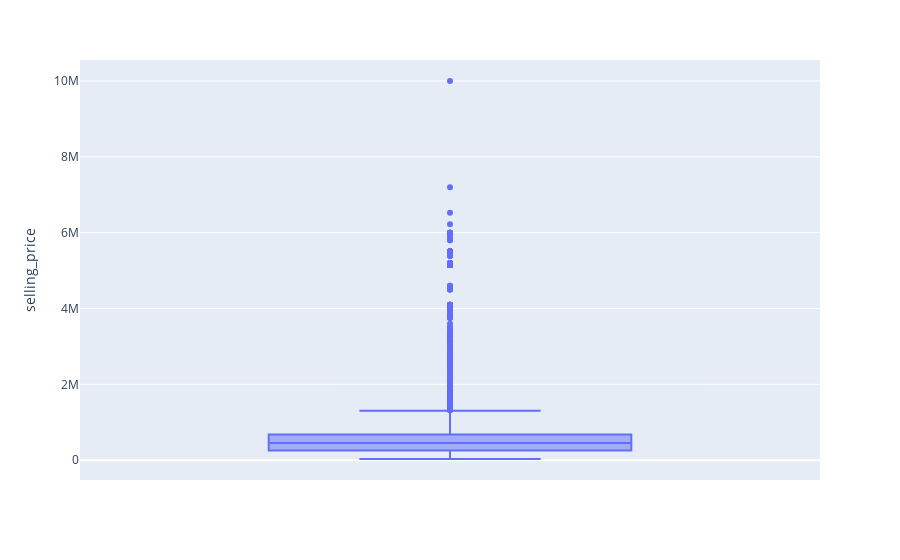
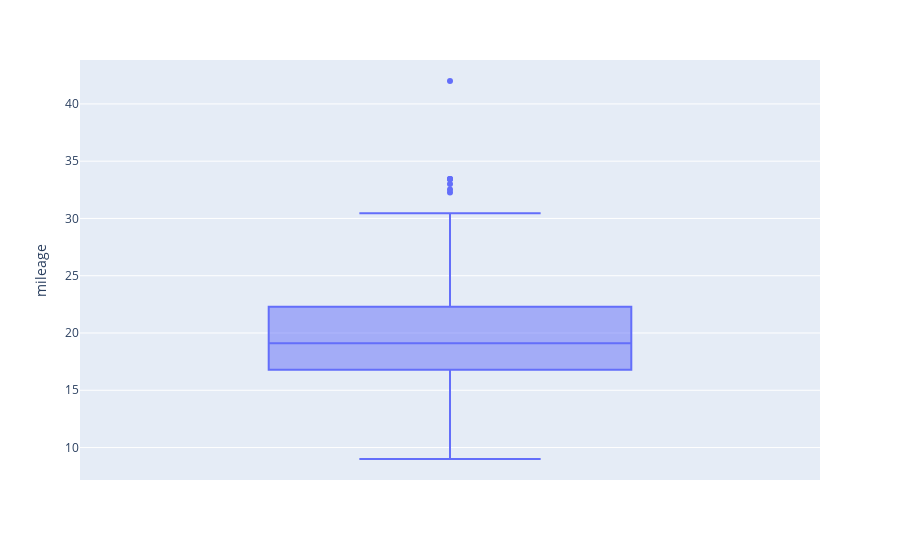
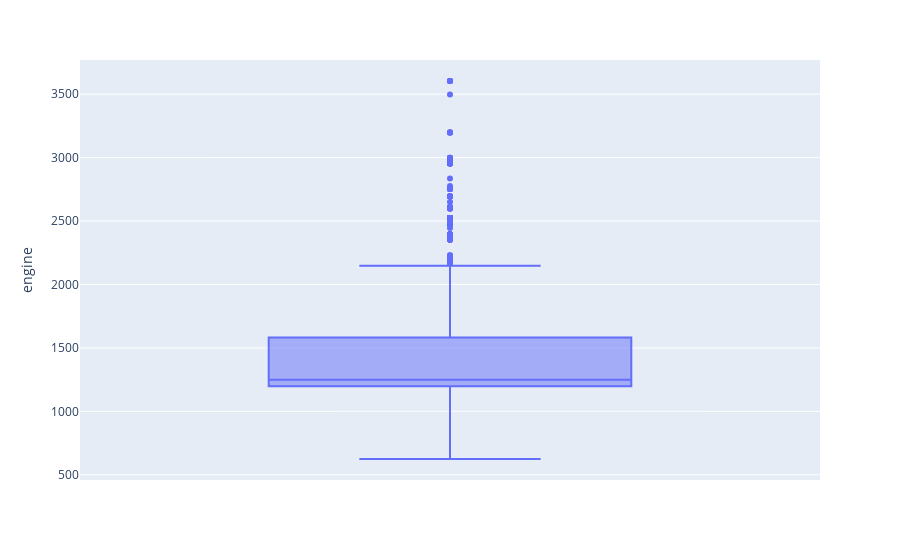
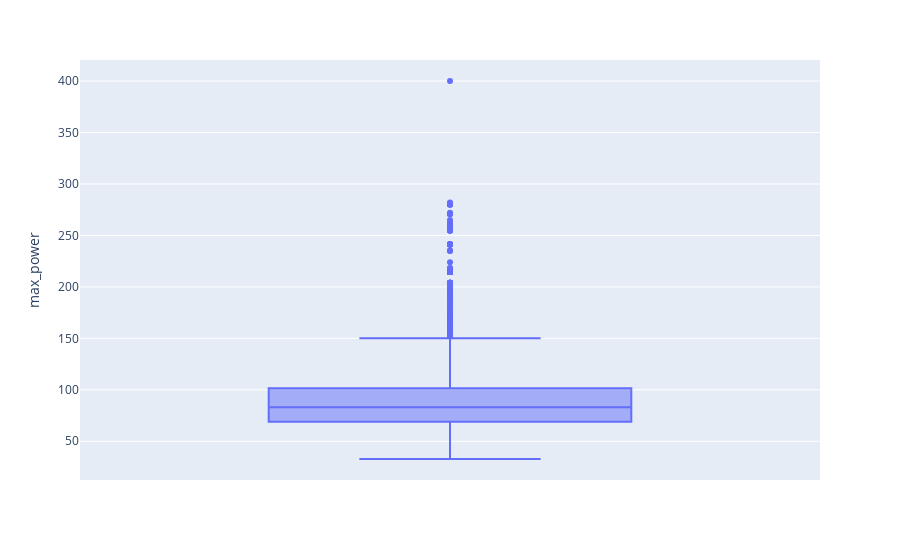

Notebook cell for these charts, in order:
### Code cell
# نمایش پراکندگی داده ها در ستون ها
list_columns_df = ["selling_price","mileage","engine",'max_power',"torque",'Max_Power_To_Age','Price_To_Age','Price_To_Torque','Price_To_Max_Power','Price_To_engine','year']
show_outlier(df,list_columns_df)

### Figure 1 — Plotly figure (JSON) as saved in the notebook; plotly's stock layout.template omitted (floating-point values rounded to 4 significant figures; data arrays with more than 128 entries replaced by an {"elided": "..."} marker saying what was removed)
{"data": [{"alignmentgroup": "True", "hovertemplate": "selling_price=%{y}<extra></extra>", "legendgroup": "", "marker": {"color": "#636efa"}, "name": "", "notched": false, "offsetgroup": "", "orientation": "v", "showlegend": false, "type": "box", "x0": " ", "xaxis": "x", "y": {"elided": "8128 int values"}, "y0": " ", "yaxis": "y"}], "layout": {"boxmode": "group", "legend": {"tracegroupgap": 0}, "margin": {"t": 60}, "xaxis": {"anchor": "y", "domain": [0, 1]}, "yaxis": {"anchor": "x", "domain": [0, 1], "title": {"text": "selling_price"}}}}

### Figure 2 — Plotly figure (JSON) as saved in the notebook; plotly's stock layout.template omitted (floating-point values rounded to 4 significant figures; data arrays with more than 128 entries replaced by an {"elided": "..."} marker saying what was removed)
{"data": [{"alignmentgroup": "True", "hovertemplate": "mileage=%{y}<extra></extra>", "legendgroup": "", "marker": {"color": "#636efa"}, "name": "", "notched": false, "offsetgroup": "", "orientation": "v", "showlegend": false, "type": "box", "x0": " ", "xaxis": "x", "y": {"elided": "8128 float values"}, "y0": " ", "yaxis": "y"}], "layout": {"boxmode": "group", "legend": {"tracegroupgap": 0}, "margin": {"t": 60}, "xaxis": {"anchor": "y", "domain": [0, 1]}, "yaxis": {"anchor": "x", "domain": [0, 1], "title": {"text": "mileage"}}}}

### Figure 3 — Plotly figure (JSON) as saved in the notebook; plotly's stock layout.template omitted (floating-point values rounded to 4 significant figures; data arrays with more than 128 entries replaced by an {"elided": "..."} marker saying what was removed)
{"data": [{"alignmentgroup": "True", "hovertemplate": "engine=%{y}<extra></extra>", "legendgroup": "", "marker": {"color": "#636efa"}, "name": "", "notched": false, "offsetgroup": "", "orientation": "v", "showlegend": false, "type": "box", "x0": " ", "xaxis": "x", "y": {"elided": "8128 float values"}, "y0": " ", "yaxis": "y"}], "layout": {"boxmode": "group", "legend": {"tracegroupgap": 0}, "margin": {"t": 60}, "xaxis": {"anchor": "y", "domain": [0, 1]}, "yaxis": {"anchor": "x", "domain": [0, 1], "title": {"text": "engine"}}}}

### Figure 4 — Plotly figure (JSON) as saved in the notebook; plotly's stock layout.template omitted (floating-point values rounded to 4 significant figures; data arrays with more than 128 entries replaced by an {"elided": "..."} marker saying what was removed)
{"data": [{"alignmentgroup": "True", "hovertemplate": "max_power=%{y}<extra></extra>", "legendgroup": "", "marker": {"color": "#636efa"}, "name": "", "notched": false, "offsetgroup": "", "orientation": "v", "showlegend": false, "type": "box", "x0": " ", "xaxis": "x", "y": {"elided": "8128 float values"}, "y0": " ", "yaxis": "y"}], "layout": {"boxmode": "group", "legend": {"tracegroupgap": 0}, "margin": {"t": 60}, "xaxis": {"anchor": "y", "domain": [0, 1]}, "yaxis": {"anchor": "x", "domain": [0, 1], "title": {"text": "max_power"}}}}
